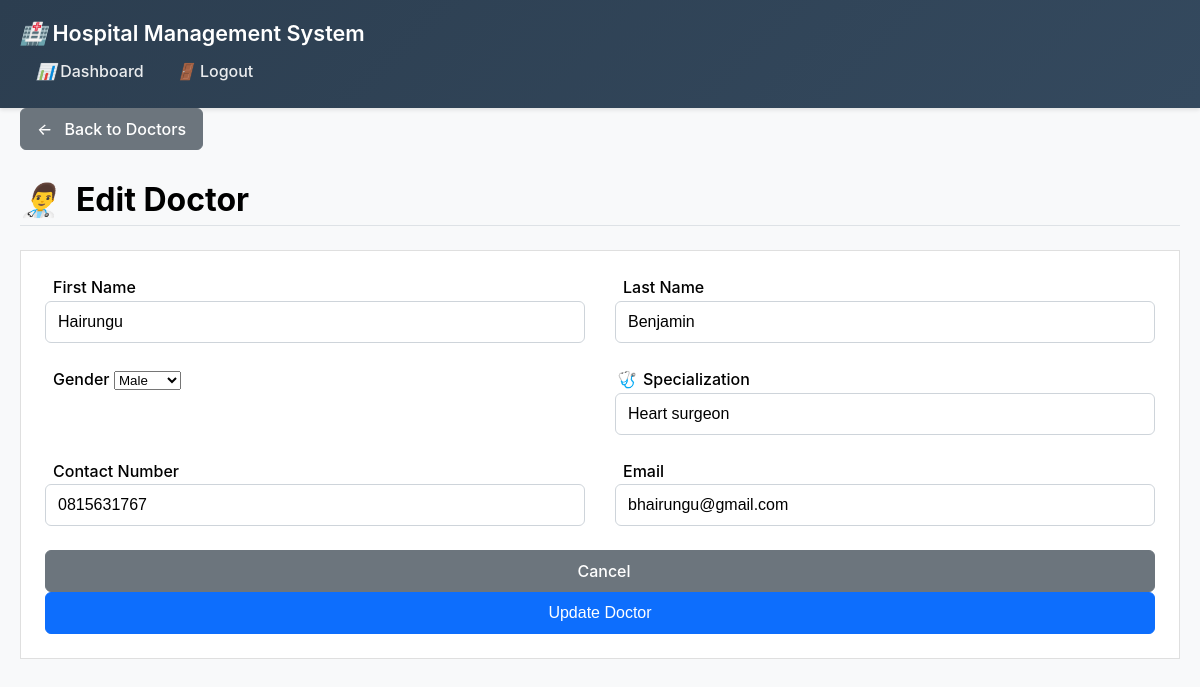
Page /edit_doctor/1 (signed in) on the committed database.
### models.py (models this page shows, shortened)
class Doctor(db.Model):
    id = db.Column(db.Integer, primary_key=True)
    first_name = db.Column(db.String(50), nullable=False)
    last_name = db.Column(db.String(50), nullable=False)
    gender = db.Column(db.String(10), nullable=False)
    specialization = db.Column(db.String(100), nullable=False)
    contact_number = db.Column(db.String(15))
    email = db.Column(db.String(120))
    created_at = db.Column(db.DateTime, default=datetime.utcnow)
    appointments = db.relationship('Appointment', backref='doctor', lazy=True)

### app.py (the view, shortened to what this page needs)
@app.route('/edit_doctor/<int:doctor_id>', methods=['GET', 'POST'])
@login_required
def edit_doctor(doctor_id):
    doctor = Doctor.query.get_or_404(doctor_id)
    form = EditDoctorForm(obj=doctor)
    return render_template_with_role('edit_doctor.html', title='Edit Doctor', form=form, doctor=doctor)

### forms.py
class EditDoctorForm(FlaskForm):
    first_name = StringField('First Name', validators=[DataRequired(), Length(min=2, max=50)])
    last_name = StringField('Last Name', validators=[DataRequired(), Length(min=2, max=50)])
    gender = SelectField('Gender', choices=[('Male', 'Male'), ('Female', 'Female')], validators=[DataRequired()])
    specialization = StringField('Specialization', validators=[DataRequired(), Length(min=2, max=100)])
    contact_number = StringField('Contact Number', validators=[Optional(), Length(min=10, max=15)])
    email = StringField('Email', validators=[Optional(), Email()])
    submit = SubmitField('Update Doctor')

### app.py (called while the page is built)
@login_manager.user_loader
def load_user(user_id):
    return User.query.get(int(user_id))

def render_template_with_role(template, **context):
    if current_user.is_authenticated and current_user.role == 'admin':
        base_template = 'base_admin.html'
    else:
        base_template = 'base_user.html'
    return render_template(template, base_template=base_template, **context)

@app.context_processor
def inject_today_date():
    return {'min_date': date.today().strftime('%Y-%m-%d')}

### templates/edit_doctor.html (shortened to what this page needs)
{% extends "base.html" %}
{% block content %}
<div class="mb-3">
    <a href="{{ url_for('doctors') }}" class="btn btn-secondary">
        <i class="fas fa-arrow-left me-1"></i> Back to Doctors
    </a>
</div>
<div class="d-flex justify-content-between flex-wrap flex-md-nowrap align-items-center pt-3 pb-2 mb-3 border-bottom">
    <h1 class="h2"><i class="fas fa-user-md me-2"></i>Edit Doctor</h1>
</div>
<div class="card">
    <div class="card-body">
        <form method="POST" action="">
            <div class="row mb-3">
                <div class="col-md-6">
                    <label for="first_name" class="form-label">First Name</label>
                    {% if form.first_name.errors %}
                        {{ form.first_name(class="form-control is-invalid") }}
                        <div class="invalid-feedback">
                            {% for error in form.first_name.errors %}
                                <span>{{ error }}</span>
                            {% endfor %}
                        </div>
                    {% else %}
                        {{ form.first_name(class="form-control") }}
                    {% endif %}
                </div>
                <div class="col-md-6">
                    <label for="last_name" class="form-label">Last Name</label>
                    {% if form.last_name.errors %}
                        {{ form.last_name(class="form-control is-invalid") }}
                        <div class="invalid-feedback">
                            {% for error in form.last_name.errors %}
                                <span>{{ error }}</span>
                            {% endfor %}
                        </div>
                    {% else %}
                        {{ form.last_name(class="form-control") }}
                    {% endif %}
                </div>
            </div>
            <div class="row mb-3">
                <div class="col-md-6">
                    <label for="gender" class="form-label">Gender</label>
                    {% if form.gender.errors %}
                        {{ form.gender(class="form-select is-invalid") }}
                        <div class="invalid-feedback">
                            {% for error in form.gender.errors %}
                                <span>{{ error }}</span>
                            {% endfor %}
                        </div>
                    {% else %}
                        {{ form.gender(class="form-select") }}
                    {% endif %}
                </div>
                <div class="col-md-6">
                    <label for="specialization" class="form-label"><i class="fas fa-stethoscope me-1"></i>Specialization</label>
                    {% if form.specialization.errors %}
                        {{ form.specialization(class="form-control is-invalid") }}
                        <div class="invalid-feedback">
                            {% for error in form.specialization.errors %}
                                <span>{{ error }}</span>
                            {% endfor %}
                        </div>
                    {% else %}
                        {{ form.specialization(class="form-control") }}
                    {% endif %}
                </div>
            </div>
            <div class="row mb-3">
                <div class="col-md-6">
                    <label for="contact_number" class="form-label">Contact Number</label>
                    {% if form.contact_number.errors %}
                        {{ form.contact_number(class="form-control is-invalid") }}
                        <div class="invalid-feedback">
                            {% for error in form.contact_number.errors %}
                                <span>{{ error }}</span>
                            {% endfor %}
                        </div>
                    {% else %}
                        {{ form.contact_number(class="form-control") }}
                    {% endif %}
                </div>
                <div class="col-md-6">
                    <label for="email" class="form-label">Email</label>
                    {% if form.email.errors %}
                        {{ form.email(class="form-control is-invalid") }}
                        <div class="invalid-feedback">
                            {% for error in form.email.errors %}
                                <span>{{ error }}</span>
                            {% endfor %}
                        </div>
                    {% else %}
                        {{ form.email(class="form-control") }}
                    {% endif %}
                </div>
            </div>
            <div class="d-grid gap-2 d-md-flex justify-content-md-end">
                <a href="{{ url_for('view_doctor', doctor_id=doctor.id) }}" class="btn btn-secondary me-md-2">
                     Cancel
                </a>
                {{ form.submit(class="btn btn-primary") }}
            </div>
        </form>
    </div>
</div>
{% endblock %}

### templates/base.html (style rules this page uses)
.admin-body { background-color: #f8f9fa; min-height: 100vh; }
.form-label { font-weight: 500; }
.btn { border-radius: 0.375rem; }
* { box-sizing: border-box; margin: 0; padding: 0; }
body { font-family: -apple-system, BlinkMacSystemFont, 'Segoe UI', Roboto, sans-serif; line-height: 1.6; color: #000000 !important; background-color: #f8f9fa; }
.row { display: flex; flex-wrap: wrap; margin: 0 -15px; }
.col-md-6 { flex: 0 0 50%; max-width: 50%; padding: 0 15px; }
.card { background: #fff; border: 1px solid rgba(0,0,0,.125); position: relative; color: #000000 !important; }
.card-body { flex: 1 1 auto; padding: 1.5rem; }
.btn { display: inline-block; font-weight: 500; line-height: 1.5; color: #ffffff !important; text-align: center; text-decoration: none; vertical-align: middle; cursor: pointer; user-select: none; background-color: transparent; border: 1px solid transparent; padding: 0.5rem 1rem; font-size: 1rem; border-radius: 0.375rem; transition: all 0.2s ease-in-out; }
.btn-primary { background-color: #0d6efd; border-color: #0d6efd; }
.btn-secondary { background-color: #6c757d; border-color: #6c757d; }
.form-control { display: block; width: 100%; padding: 0.5rem 0.75rem; font-size: 1rem; font-weight: 400; line-height: 1.5; color: #000000 !important; background-color: #fff; background-clip: padding-box; border: 1px solid #ced4da; border-radius: 0.375rem; transition: border-color .15s ease-in-out,box-shadow .15s ease-in-out; }
h1, h2, h3, h4, h5, h6, p, span, div, li, td, th, label { color: #000000 !important; }
.mb-3 { margin-bottom: 1.5rem; }
.me-1 { margin-right: 0.5rem; }
.me-2 { margin-right: 1rem; }
.d-flex { display: flex; }
.d-grid { display: grid; }
.flex-wrap { flex-wrap: wrap; }
.justify-content-between { justify-content: space-between; }
.align-items-center { align-items: center; }
.border-bottom { border-bottom: 1px solid #dee2e6; }
.h2 { font-size: 2rem; font-weight: 700; }
.fa-arrow-left::before { content: "←"; }
.fa-user-md::before { content: "👨‍⚕️"; }
.fa-stethoscope::before { content: "🩺"; }

### rows in the picture
Doctor: first_name "Hairungu", last_name "Benjamin", gender "Male", specialization "Heart surgeon", contact_number "0815631767", email "bhairungu@gmail.com"
